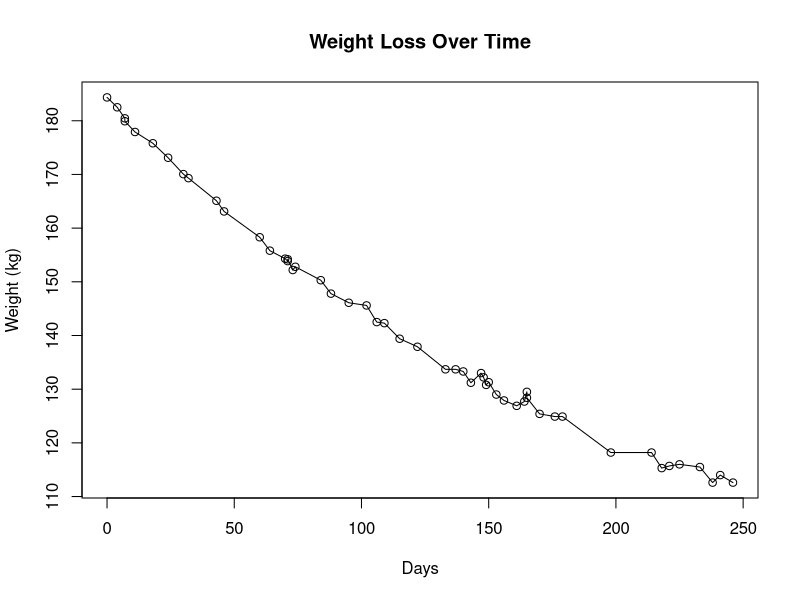
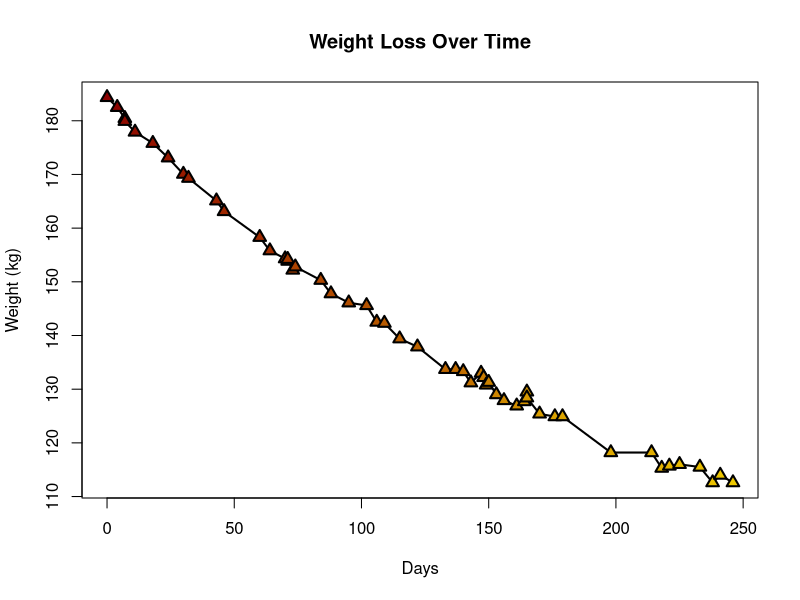

Generate these figures, in order, with R:
# Tidy your work environment, if necessary:
rm(list=ls())

# Load the MASS package so that it is active:
library(MASS)

# Read in the sample dataset:
data("wtloss")

# This dataset contains weight measurements of a patient over time; the two variables are
# "Days" (the time since recording started) and "Weight" (the patient's weight in kg).

# To make the line graph:
plot(wtloss$Days, wtloss$Weight, type="o", main="Weight Loss Over Time", xlab="Days",ylab="Weight (kg)")
# The code type="o" specifies printing both the points and the connecting lines on the plot.

# We have several options for customizing our graph.
# First I will save a color scheme for the graph:
colfunc <- colorRampPalette(c("red4", "gold2"))

# "col" specifies the colors of the line and/or points
# "lwd" adjusts the thickness of the line
# "pch" changes the symbol used to mark points
# for certain symbols, "bg" specifies the fill color and "col" specifies the border color
# "cex" is a scaling factor that adjusts the size of the points

# To make a customized line graph:
plot(wtloss$Days, wtloss$Weight, type="o", main="Weight Loss Over Time", xlab="Days",ylab="Weight (kg)", bg=colfunc(52), col="black", lwd=2, pch=24, cex=1.25)
